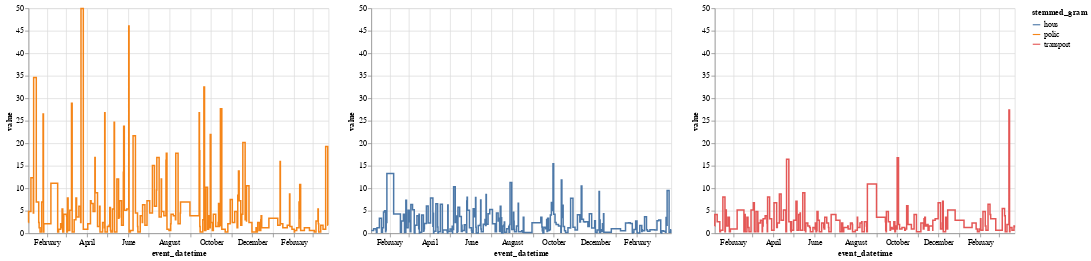

Notebook code for this chart:
### Code cell
import altair as alt
from altair.expr import datum

base = alt.Chart(gram_history[["event_datetime", "value", "stemmed_gram"]])
    .mark_line(interpolate="step")
    .encode(
        x="event_datetime:T",
        y="value:Q",
        color="stemmed_gram:N",
    )

chart = alt.hconcat()
for stemmed_gram in gram_history.stemmed_gram.unique():
    chart |= base.transform_filter(datum.stemmed_gram == stemmed_gram)

chart.resolve_scale(
    x="shared",
    y="shared",
)

### Figure 1 — Vega-Lite specification as saved in the notebook (floating-point values rounded to 4 significant figures; data arrays with more than 128 entries replaced by an {"elided": "..."} marker saying what was removed)
{"config": {"view": {"continuousWidth": 400, "continuousHeight": 300}}, "hconcat": [{"mark": {"type": "line", "interpolate": "step"}, "encoding": {"color": {"field": "stemmed_gram", "type": "nominal"}, "x": {"field": "event_datetime", "type": "temporal"}, "y": {"field": "value", "type": "quantitative"}}, "transform": [{"filter": "(datum.stemmed_gram === 'polic')"}]}, {"mark": {"type": "line", "interpolate": "step"}, "encoding": {"color": {"field": "stemmed_gram", "type": "nominal"}, "x": {"field": "event_datetime", "type": "temporal"}, "y": {"field": "value", "type": "quantitative"}}, "transform": [{"filter": "(datum.stemmed_gram === 'hous')"}]}, {"mark": {"type": "line", "interpolate": "step"}, "encoding": {"color": {"field": "stemmed_gram", "type": "nominal"}, "x": {"field": "event_datetime", "type": "temporal"}, "y": {"field": "value", "type": "quantitative"}}, "transform": [{"filter": "(datum.stemmed_gram === 'transport')"}]}], "data": {"name": "data-4767d72c89a0568eb0d90bd33c59410f"}, "resolve": {"scale": {"x": "shared", "y": "shared"}}, "$schema": "https://vega.github.io/schema/vega-lite/v4.17.0.json", "datasets": {"data-4767d72c89a0568eb0d90bd33c59410f": {"elided": "607 records"}}}
